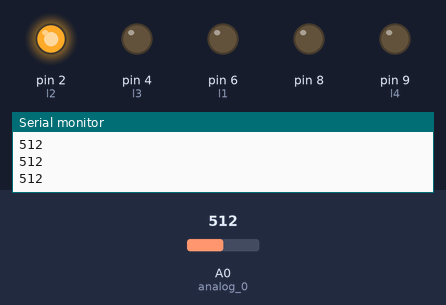
Bench run of a sketch on a simulated Arduino Uno, built with avr-gcc and run on an emulated ATmega328P. On the bench: output pins drawn as LEDs (lit = HIGH), the last lines printed to the serial monitor. Inputs (shaded band) come from the test bench; at power-on: A0 (analog_0) = 512.

Above: at 1.2 s.
1.3 s: A0 (analog_0) set to 554
2.8 s: A0 (analog_0) set to 576
At 3.6 s:
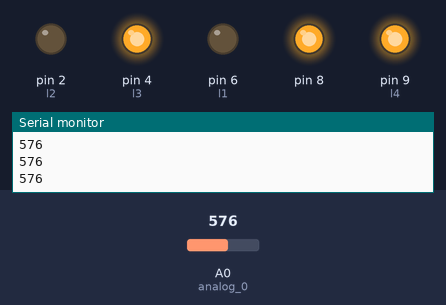
4.3 s: A0 (analog_0) set to 542
5.8 s: A0 (analog_0) set to 515
At 7.0 s:
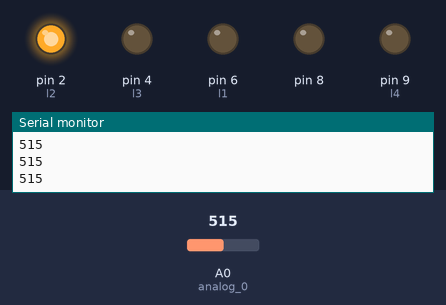
7.3 s: A0 (analog_0) set to 374
8.8 s: A0 (analog_0) set to 350
At 9.4 s:
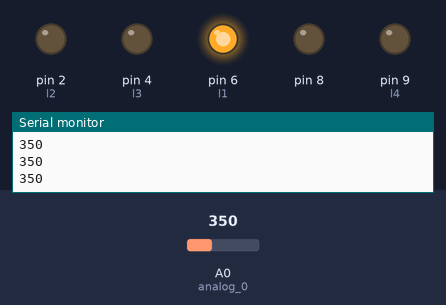
Timing chart, 0 to 11.3 s (numbered marks = the images above; inputs shaded):
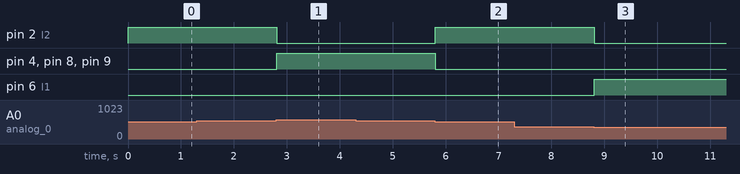

Measured:
- the behaviour switches between 563 and 564 on A0 (analog_0) (found by bisection; images 0 and 1)
- the behaviour switches between 529 and 528 on A0 (analog_0) (found by bisection; images 1 and 2)
- the behaviour switches between 360 and 359 on A0 (analog_0) (found by bisection; images 2 and 3)
- after the input at 2.8 s, pin 2 (l2): HIGH → LOW at once; pin 4 (l3), pin 8, pin 9 (l4): LOW → HIGH at once
- after the input at 5.8 s, pin 2 (l2): LOW → HIGH at once; pin 4 (l3), pin 8, pin 9 (l4): HIGH → LOW at once
- after the input at 8.8 s, pin 2 (l2): HIGH → LOW at once; pin 6 (l1): LOW → HIGH at once

The sketch:

ece_project.ino
```cpp
#include<SoftwareSerial.h>
SoftwareSerial B(10,11);
int level;
const int analog_0=0;
int l1=6;
int l2=2;
int l3=4;
int l4=9;

void setup() {
  // put your setup code here, to run once:
  Serial.begin(9600);
  pinMode(l1,OUTPUT);
  pinMode(l2,OUTPUT);
  pinMode(l3,OUTPUT);
  pinMode(l4,OUTPUT);
  pinMode(8,OUTPUT);
}

void loop() {

  // put your main code here, to run repeatedly:
level=analogRead(analog_0);
Serial.println(level);
B.print(";");


if(level<360)
{ digitalWrite(l1, HIGH);
  digitalWrite(l2, LOW);
  digitalWrite(l3, LOW);
  digitalWrite(l4, LOW);
 digitalWrite(8,LOW);

}
else if(level>355&&level<529)
 {
  digitalWrite(l1, LOW);
  digitalWrite(l2, HIGH);
  digitalWrite(l3, LOW);
  digitalWrite(l4, LOW);
 digitalWrite(8,LOW);

 }

else if(level>563)
 {
  digitalWrite(l1, LOW);
  digitalWrite(l2, LOW);
  digitalWrite(l3, HIGH);
  digitalWrite(l4, HIGH);
  digitalWrite(8,HIGH);
  }


}
```
